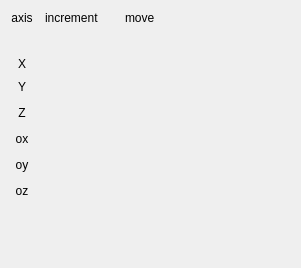
<?xml version="1.0" encoding="UTF-8"?>
<ui version="4.0">
 <class>wgt_relative_template</class>
 <widget class="QWidget" name="wgt_relative_template">
  <property name="geometry">
   <rect>
    <x>0</x>
    <y>0</y>
    <width>301</width>
    <height>268</height>
   </rect>
  </property>
  <property name="windowTitle">
   <string>wgt_irp6_m_relative_angle_axis</string>
  </property>
  <layout class="QGridLayout" name="gridLayout">
   <item row="0" column="9" colspan="2">
    <widget class="QLabel" name="label_9">
     <property name="minimumSize">
      <size>
       <width>0</width>
       <height>40</height>
      </size>
     </property>
     <property name="maximumSize">
      <size>
       <width>120</width>
       <height>16777215</height>
      </size>
     </property>
     <property name="text">
      <string>move</string>
     </property>
     <property name="alignment">
      <set>Qt::AlignLeading|Qt::AlignLeft|Qt::AlignTop</set>
     </property>
     <property name="wordWrap">
      <bool>true</bool>
     </property>
    </widget>
   </item>
   <item row="2" column="5" colspan="2">
    <spacer name="horizontalSpacer_5">
     <property name="orientation">
      <enum>Qt::Horizontal</enum>
     </property>
     <property name="sizeHint" stdset="0">
      <size>
       <width>40</width>
       <height>20</height>
      </size>
     </property>
    </spacer>
   </item>
   <item row="2" column="13">
    <spacer name="horizontalSpacer_7">
     <property name="orientation">
      <enum>Qt::Horizontal</enum>
     </property>
     <property name="sizeHint" stdset="0">
      <size>
       <width>40</width>
       <height>20</height>
      </size>
     </property>
    </spacer>
   </item>
   <item row="3" column="5" colspan="2">
    <spacer name="horizontalSpacer_6">
     <property name="orientation">
      <enum>Qt::Horizontal</enum>
     </property>
     <property name="sizeHint" stdset="0">
      <size>
       <width>40</width>
       <height>20</height>
      </size>
     </property>
    </spacer>
   </item>
   <item row="3" column="13">
    <spacer name="horizontalSpacer_8">
     <property name="orientation">
      <enum>Qt::Horizontal</enum>
     </property>
     <property name="sizeHint" stdset="0">
      <size>
       <width>40</width>
       <height>20</height>
      </size>
     </property>
    </spacer>
   </item>
   <item row="4" column="5" colspan="2">
    <spacer name="horizontalSpacer_27">
     <property name="orientation">
      <enum>Qt::Horizontal</enum>
     </property>
     <property name="sizeHint" stdset="0">
      <size>
       <width>40</width>
       <height>20</height>
      </size>
     </property>
    </spacer>
   </item>
   <item row="4" column="13">
    <spacer name="horizontalSpacer_11">
     <property name="orientation">
      <enum>Qt::Horizontal</enum>
     </property>
     <property name="sizeHint" stdset="0">
      <size>
       <width>28</width>
       <height>20</height>
      </size>
     </property>
    </spacer>
   </item>
   <item row="5" column="5" colspan="2">
    <spacer name="horizontalSpacer_10">
     <property name="orientation">
      <enum>Qt::Horizontal</enum>
     </property>
     <property name="sizeHint" stdset="0">
      <size>
       <width>3</width>
       <height>20</height>
      </size>
     </property>
    </spacer>
   </item>
   <item row="5" column="13">
    <spacer name="horizontalSpacer_14">
     <property name="orientation">
      <enum>Qt::Horizontal</enum>
     </property>
     <property name="sizeHint" stdset="0">
      <size>
       <width>28</width>
       <height>20</height>
      </size>
     </property>
    </spacer>
   </item>
   <item row="6" column="5" colspan="2">
    <spacer name="horizontalSpacer_15">
     <property name="orientation">
      <enum>Qt::Horizontal</enum>
     </property>
     <property name="sizeHint" stdset="0">
      <size>
       <width>3</width>
       <height>20</height>
      </size>
     </property>
    </spacer>
   </item>
   <item row="6" column="13">
    <spacer name="horizontalSpacer_18">
     <property name="orientation">
      <enum>Qt::Horizontal</enum>
     </property>
     <property name="sizeHint" stdset="0">
      <size>
       <width>28</width>
       <height>20</height>
      </size>
     </property>
    </spacer>
   </item>
   <item row="7" column="5" colspan="2">
    <spacer name="horizontalSpacer_19">
     <property name="orientation">
      <enum>Qt::Horizontal</enum>
     </property>
     <property name="sizeHint" stdset="0">
      <size>
       <width>3</width>
       <height>20</height>
      </size>
     </property>
    </spacer>
   </item>
   <item row="7" column="13">
    <spacer name="horizontalSpacer_22">
     <property name="orientation">
      <enum>Qt::Horizontal</enum>
     </property>
     <property name="sizeHint" stdset="0">
      <size>
       <width>40</width>
       <height>20</height>
      </size>
     </property>
    </spacer>
   </item>
   <item row="8" column="7">
    <spacer name="verticalSpacer">
     <property name="orientation">
      <enum>Qt::Vertical</enum>
     </property>
     <property name="sizeHint" stdset="0">
      <size>
       <width>20</width>
       <height>40</height>
      </size>
     </property>
    </spacer>
   </item>
   <item row="8" column="11">
    <spacer name="verticalSpacer_2">
     <property name="orientation">
      <enum>Qt::Vertical</enum>
     </property>
     <property name="sizeHint" stdset="0">
      <size>
       <width>20</width>
       <height>40</height>
      </size>
     </property>
    </spacer>
   </item>
   <item row="0" column="0">
    <widget class="QLabel" name="label_4">
     <property name="text">
      <string>axis</string>
     </property>
     <property name="alignment">
      <set>Qt::AlignHCenter|Qt::AlignTop</set>
     </property>
     <property name="wordWrap">
      <bool>true</bool>
     </property>
    </widget>
   </item>
   <item row="0" column="6">
    <widget class="QLabel" name="label_7">
     <property name="text">
      <string>increment</string>
     </property>
     <property name="alignment">
      <set>Qt::AlignLeading|Qt::AlignLeft|Qt::AlignTop</set>
     </property>
     <property name="wordWrap">
      <bool>true</bool>
     </property>
    </widget>
   </item>
   <item row="1" column="0">
    <widget class="QLabel" name="label_5">
     <property name="text">
      <string>X</string>
     </property>
     <property name="alignment">
      <set>Qt::AlignCenter</set>
     </property>
     <property name="wordWrap">
      <bool>true</bool>
     </property>
    </widget>
   </item>
   <item row="2" column="0">
    <widget class="QLabel" name="label_10">
     <property name="text">
      <string>Y</string>
     </property>
     <property name="alignment">
      <set>Qt::AlignCenter</set>
     </property>
     <property name="wordWrap">
      <bool>true</bool>
     </property>
    </widget>
   </item>
   <item row="3" column="0">
    <widget class="QLabel" name="label_11">
     <property name="text">
      <string>Z</string>
     </property>
     <property name="alignment">
      <set>Qt::AlignCenter</set>
     </property>
     <property name="wordWrap">
      <bool>true</bool>
     </property>
    </widget>
   </item>
   <item row="4" column="0">
    <widget class="QLabel" name="label_12">
     <property name="text">
      <string>ox</string>
     </property>
     <property name="alignment">
      <set>Qt::AlignCenter</set>
     </property>
     <property name="wordWrap">
      <bool>true</bool>
     </property>
    </widget>
   </item>
   <item row="5" column="0">
    <widget class="QLabel" name="label_13">
     <property name="text">
      <string>oy</string>
     </property>
     <property name="alignment">
      <set>Qt::AlignCenter</set>
     </property>
     <property name="wordWrap">
      <bool>true</bool>
     </property>
    </widget>
   </item>
   <item row="6" column="0">
    <widget class="QLabel" name="label_14">
     <property name="text">
      <string>oz</string>
     </property>
     <property name="alignment">
      <set>Qt::AlignCenter</set>
     </property>
     <property name="wordWrap">
      <bool>true</bool>
     </property>
    </widget>
   </item>
  </layout>
 </widget>
 <layoutdefault spacing="6" margin="11"/>
 <resources/>
 <connections/>
</ui>
